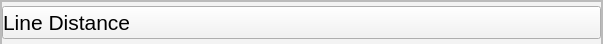
                  <widget class="QFrame" name="LineDistanceFrame">
                   <property name="minimumSize">
                    <size>
                     <width>603</width>
                     <height>44</height>
                    </size>
                   </property>
                   <property name="maximumSize">
                    <size>
                     <width>603</width>
                     <height>44</height>
                    </size>
                   </property>
                   <property name="styleSheet">
                    <string notr="true">background-color: rgb(243, 243, 243);</string>
                   </property>
                   <property name="frameShape">
                    <enum>QFrame::StyledPanel</enum>
                   </property>
                   <property name="frameShadow">
                    <enum>QFrame::Raised</enum>
                   </property>
                   <layout class="QVBoxLayout" name="verticalLayout_10">
                    <property name="spacing">
                     <number>0</number>
                    </property>
                    <property name="leftMargin">
                     <number>0</number>
                    </property>
                    <property name="topMargin">
                     <number>0</number>
                    </property>
                    <property name="rightMargin">
                     <number>0</number>
                    </property>
                    <property name="bottomMargin">
                     <number>0</number>
                    </property>
                    <item>
                     <widget class="QFrame" name="LineTitleFrame">
                      <property name="minimumSize">
                       <size>
                        <width>0</width>
                        <height>44</height>
                       </size>
                      </property>
                      <property name="maximumSize">
                       <size>
                        <width>16777215</width>
                        <height>44</height>
                       </size>
                      </property>
                      <property name="frameShape">
                       <enum>QFrame::StyledPanel</enum>
                      </property>
                      <property name="frameShadow">
                       <enum>QFrame::Raised</enum>
                      </property>
                      <layout class="QVBoxLayout" name="verticalLayout_14">
                       <property name="spacing">
                        <number>0</number>
                       </property>
                       <property name="leftMargin">
                        <number>0</number>
                       </property>
                       <property name="topMargin">
                        <number>0</number>
                       </property>
                       <property name="rightMargin">
                        <number>0</number>
                       </property>
                       <property name="bottomMargin">
                        <number>0</number>
                       </property>
                       <item>
                        <widget class="QPushButton" name="ExpandLine">
                         <property name="font">
                          <font>
                           <pointsize>16</pointsize>
                          </font>
                         </property>
                         <property name="styleSheet">
                          <string notr="true">text-align: left</string>
                         </property>
                         <property name="text">
                          <string>Line Distance</string>
                         </property>
                         <property name="icon">
                          <iconset>
                           <normalon>:/Expand/ExpandArrow.png</normalon>
                          </iconset>
                         </property>
                         <property name="iconSize">
                          <size>
                           <width>40</width>
                           <height>40</height>
                          </size>
                         </property>
                        </widget>
                       </item>
                      </layout>
                     </widget>
                    </item>
                    <item>
                     <widget class="QFrame" name="LineFunctionFrame">
                      <property name="frameShape">
                       <enum>QFrame::StyledPanel</enum>
                      </property>
                      <property name="frameShadow">
                       <enum>QFrame::Raised</enum>
                      </property>
                      <widget class="QPushButton" name="DrawLine">
                       <property name="geometry">
                        <rect>
                         <x>440</x>
                         <y>90</y>
                         <width>89</width>
                         <height>25</height>
                        </rect>
                       </property>
                       <property name="font">
                        <font>
                         <pointsize>13</pointsize>
                        </font>
                       </property>
                       <property name="text">
                        <string>Draw Line</string>
                       </property>
                      </widget>
                      <widget class="QLabel" name="label_5">
                       <property name="geometry">
                        <rect>
                         <x>20</x>
                         <y>10</y>
                         <width>571</width>
                         <height>41</height>
                        </rect>
                       </property>
                       <property name="font">
                        <font>
                         <pointsize>13</pointsize>
                        </font>
                       </property>
                       <property name="text">
                        <string>Enter two X,Y coordinates or click the button to draw a line between two 
points on the color video stream.</string>
                       </property>
                      </widget>
                      <widget class="QTextEdit" name="LineX1">
                       <property name="geometry">
                        <rect>
                         <x>150</x>
                         <y>70</y>
                         <width>104</width>
                         <height>31</height>
                        </rect>
                       </property>
                      </widget>
                      <widget class="QTextEdit" name="LineY1">
                       <property name="geometry">
                        <rect>
                         <x>310</x>
                         <y>70</y>
                         <width>104</width>
                         <height>31</height>
                        </rect>
                       </property>
                      </widget>
                      <widget class="QTextEdit" name="LineX2">
                       <property name="geometry">
                        <rect>
                         <x>150</x>
                         <y>110</y>
                         <width>104</width>
                         <height>31</height>
                        </rect>
                       </property>
                      </widget>
                      <widget class="QTextEdit" name="LineY2">
                       <property name="geometry">
                        <rect>
                         <x>310</x>
                         <y>110</y>
                         <width>104</width>
                         <height>31</height>
                        </rect>
                       </property>
                      </widget>
                      <widget class="QLabel" name="label_8">
                       <property name="geometry">
                        <rect>
                         <x>110</x>
                         <y>80</y>
                         <width>31</width>
                         <height>17</height>
                        </rect>
                       </property>
                       <property name="font">
                        <font>
                         <pointsize>13</pointsize>
                        </font>
                       </property>
                       <property name="text">
                        <string>X1:</string>
                       </property>
                      </widget>
                      <widget class="QLabel" name="label_9">
                       <property name="geometry">
                        <rect>
                         <x>110</x>
                         <y>120</y>
                         <width>31</width>
                         <height>17</height>
                        </rect>
                       </property>
                       <property name="font">
                        <font>
                         <pointsize>13</pointsize>
                        </font>
                       </property>
                       <property name="text">
                        <string>X2:</string>
                       </property>
                      </widget>
                      <widget class="QLabel" name="label_10">
                       <property name="geometry">
                        <rect>
                         <x>270</x>
                         <y>80</y>
                         <width>31</width>
                         <height>17</height>
                        </rect>
                       </property>
                       <property name="font">
                        <font>
                         <pointsize>13</pointsize>
                        </font>
                       </property>
                       <property name="text">
                        <string>Y1: </string>
                       </property>
                      </widget>
                      <widget class="QLabel" name="label_11">
                       <property name="geometry">
                        <rect>
                         <x>270</x>
                         <y>120</y>
                         <width>31</width>
                         <height>17</height>
                        </rect>
                       </property>
                       <property name="font">
                        <font>
                         <pointsize>13</pointsize>
                        </font>
                       </property>
                       <property name="text">
                        <string>Y2:</string>
                       </property>
                      </widget>
                      <widget class="QLabel" name="label_12">
                       <property name="geometry">
                        <rect>
                         <x>20</x>
                         <y>160</y>
                         <width>111</width>
                         <height>21</height>
                        </rect>
                       </property>
                       <property name="font">
                        <font>
                         <pointsize>13</pointsize>
                         <weight>75</weight>
                         <bold>true</bold>
                        </font>
                       </property>
                       <property name="text">
                        <string>Distance (m):</string>
                       </property>
                      </widget>
                      <widget class="QLabel" name="LineDistance">
                       <property name="geometry">
                        <rect>
                         <x>150</x>
                         <y>150</y>
                         <width>81</width>
                         <height>31</height>
                        </rect>
                       </property>
                       <property name="font">
                        <font>
                         <pointsize>14</pointsize>
                        </font>
                       </property>
                       <property name="frameShape">
                        <enum>QFrame::StyledPanel</enum>
                       </property>
                       <property name="text">
                        <string/>
                       </property>
                      </widget>
                      <widget class="QPushButton" name="CalculateLineDistance">
                       <property name="geometry">
                        <rect>
                         <x>310</x>
                         <y>160</y>
                         <width>89</width>
                         <height>25</height>
                        </rect>
                       </property>
                       <property name="font">
                        <font>
                         <pointsize>13</pointsize>
                        </font>
                       </property>
                       <property name="text">
                        <string>Calculate</string>
                       </property>
                      </widget>
                      <widget class="QPushButton" name="ClearLineDistance">
                       <property name="geometry">
                        <rect>
                         <x>440</x>
                         <y>160</y>
                         <width>89</width>
                         <height>25</height>
                        </rect>
                       </property>
                       <property name="font">
                        <font>
                         <pointsize>13</pointsize>
                        </font>
                       </property>
                       <property name="text">
                        <string>Clear</string>
                       </property>
                      </widget>
                      <widget class="QPushButton" name="LinePoint1">
                       <property name="geometry">
                        <rect>
                         <x>10</x>
                         <y>70</y>
                         <width>89</width>
                         <height>31</height>
                        </rect>
                       </property>
                       <property name="font">
                        <font>
                         <pointsize>13</pointsize>
                         <weight>75</weight>
                         <bold>true</bold>
                        </font>
                       </property>
                       <property name="text">
                        <string>Point 1:</string>
                       </property>
                      </widget>
                      <widget class="QPushButton" name="LinePoint2">
                       <property name="geometry">
                        <rect>
                         <x>10</x>
                         <y>110</y>
                         <width>89</width>
                         <height>31</height>
                        </rect>
                       </property>
                       <property name="font">
                        <font>
                         <pointsize>13</pointsize>
                         <weight>75</weight>
                         <bold>true</bold>
                        </font>
                       </property>
                       <property name="text">
                        <string>Point 2:</string>
                       </property>
                      </widget>
                     </widget>
                    </item>
                   </layout>
                  </widget>
